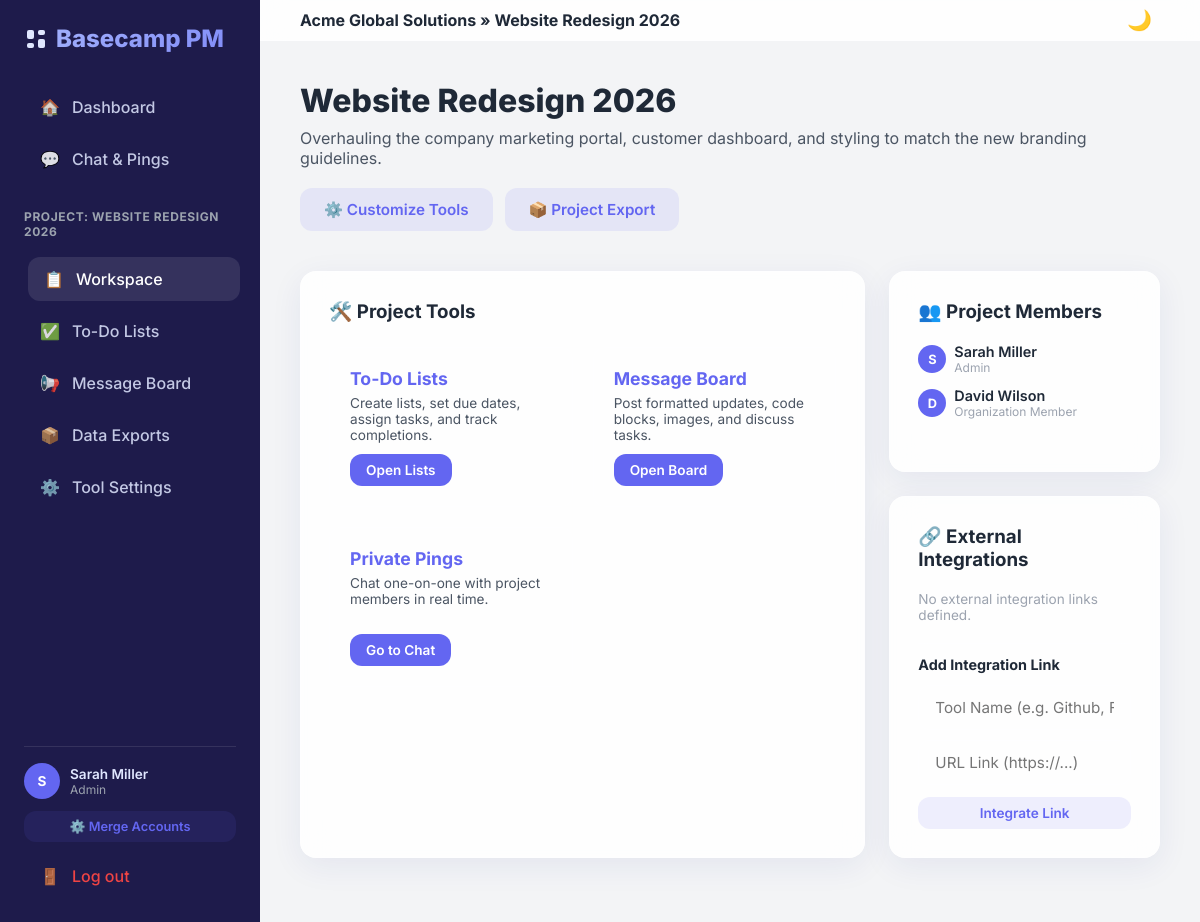
The page /projects/1/ (signed in) on the database its author committed.
### projects/models.py (models this page shows, shortened)
class Project(models.Model):
    name = models.CharField(max_length=255)
    description = models.TextField(blank=True)
    company = models.ForeignKey('accounts.Company', on_delete=models.CASCADE, related_name='projects')
    created_by = models.ForeignKey('accounts.User', on_delete=models.SET_NULL, null=True, related_name='created_projects')
    members = models.ManyToManyField('accounts.User', related_name='projects', blank=True)
    created_at = models.DateTimeField(auto_now_add=True)

class ProjectTool(models.Model):
    project = models.ForeignKey(Project, on_delete=models.CASCADE, related_name='tools')
    tool_key = models.CharField(max_length=50)
    name = models.CharField(max_length=100)
    is_enabled = models.BooleanField(default=True)
    created_at = models.DateTimeField(auto_now_add=True)
    class Meta:
        unique_together = ('project', 'tool_key')

### accounts/models.py (models this page shows, shortened)
class User(AbstractUser):
    ROLE_ADMIN = 'admin'
    ROLE_MEMBER = 'member'
    ROLE_CLIENT = 'client'
    ROLE_COLLABORATOR = 'collaborator'
    ROLE_CHOICES = [
        (ROLE_ADMIN, 'Admin'),
        (ROLE_MEMBER, 'Organization Member'),
        (ROLE_CLIENT, 'Client'),
        (ROLE_COLLABORATOR, 'Outside Collaborator'),
    ]
    email = models.EmailField(unique=True)
    role = models.CharField(max_length=20, choices=ROLE_CHOICES, default=ROLE_MEMBER)
    is_merged = models.BooleanField(default=False)
    merged_into = models.ForeignKey('self', on_delete=models.SET_NULL, null=True, blank=True, related_name='merged_accounts')
    USERNAME_FIELD = 'email'
    REQUIRED_FIELDS = ['username']

class Company(models.Model):
    name = models.CharField(max_length=255)
    slug = models.SlugField(max_length=255, unique=True)
    created_at = models.DateTimeField(auto_now_add=True)

### projects/views.py (the view)
# urls.py: path('projects/<int:project_id>/', views.project_detail, name='project_detail'),
@login_required
def project_detail(request, project_id):
    project = get_object_or_404(Project, id=project_id)
    is_company_member = request.user.memberships.filter(company=project.company).exists()
    is_project_member = project.members.filter(id=request.user.id).exists()
    if not (is_company_member or is_project_member):
        messages.error(request, "You are not authorized to access this project.")
        return redirect('dashboard')
    tools = project.tools.all()
    enabled_tools = tools.filter(is_enabled=True)
    enabled_keys = [t.tool_key for t in enabled_tools]
    tool_names = {t.tool_key: t.name for t in tools}
    external_tools = ExternalTool.objects.filter(project=project)
    company_users = User.objects.filter(
        memberships__company=project.company,
        is_active=True
    ).exclude(id__in=project.members.all())
    return render(request, 'projects/project_detail.html', {
        'project': project,
        'tools': tools,
        'enabled_keys': enabled_keys,
        'tool_names': tool_names,
        'external_tools': external_tools,
        'company_users': company_users,
    })

### templates/projects/project_detail.html (shortened to what this page needs)
{% extends 'base.html' %}
{% block content %}
<div style="display: flex; justify-content: space-between; align-items: flex-start; margin-bottom: 40px; gap: 20px; flex-wrap: wrap;">
    <div>
        <h1 class="page-title">{{ project.name }}</h1>
        <p class="page-subtitle" style="margin-bottom: 0;">{{ project.description|default:"No description provided." }}</p>
    </div>
    <div style="display: flex; gap: 12px;">
        {% if user.role == 'admin' or project.created_by == user %}
        <a href="{% url 'configure_tools' project.id %}" class="btn btn-secondary">
            ⚙️ Customize Tools
        </a>
        {% endif %}
        <a href="{% url 'export_list' project.id %}" class="btn btn-secondary">
            📦 Project Export
        </a>
    </div>
</div>
<div class="grid-cols-3">
    <div class="glass-card" style="grid-column: span 2;">
        <h3 style="font-weight: 700; margin-bottom: 24px;">🛠️ Project Tools</h3>
        <div style="display: grid; grid-template-columns: repeat(2, 1fr); gap: 20px;">
            {% if 'todo' in enabled_keys %}
            <div style="padding: 20px; border: 1px solid var(--card-border); border-radius: 12px; display: flex; flex-direction: column; justify-content: space-between; height: 160px; background-color: rgba(255, 255, 255, 0.02);">
                <div>
                    <h4 style="font-weight: 700; color: var(--accent); font-size: 1.1rem; margin-bottom: 6px;">{{ tool_names.todo|default:"To-Do Lists" }}</h4>
                    <p style="color: var(--text-secondary); font-size: 0.85rem;">Create lists, set due dates, assign tasks, and track completions.</p>
                </div>
                <a href="{% url 'todo_lists' project.id %}" class="btn btn-primary" style="padding: 8px 16px; font-size: 0.85rem; align-self: flex-start;">
                    Open Lists
                </a>
            </div>
            {% endif %}
            {% if 'message_board' in enabled_keys %}
            <div style="padding: 20px; border: 1px solid var(--card-border); border-radius: 12px; display: flex; flex-direction: column; justify-content: space-between; height: 160px; background-color: rgba(255, 255, 255, 0.02);">
                <div>
                    <h4 style="font-weight: 700; color: var(--accent); font-size: 1.1rem; margin-bottom: 6px;">{{ tool_names.message_board|default:"Message Board" }}</h4>
                    <p style="color: var(--text-secondary); font-size: 0.85rem;">Post formatted updates, code blocks, images, and discuss tasks.</p>
                </div>
                <a href="{% url 'message_board' project.id %}" class="btn btn-primary" style="padding: 8px 16px; font-size: 0.85rem; align-self: flex-start;">
                    Open Board
                </a>
            </div>
            {% endif %}
            {% if 'chat' in enabled_keys %}
            <div style="padding: 20px; border: 1px solid var(--card-border); border-radius: 12px; display: flex; flex-direction: column; justify-content: space-between; height: 160px; background-color: rgba(255, 255, 255, 0.02);">
                <div>
                    <h4 style="font-weight: 700; color: var(--accent); font-size: 1.1rem; margin-bottom: 6px;">{{ tool_names.chat|default:"Private Pings" }}</h4>
                    <p style="color: var(--text-secondary); font-size: 0.85rem;">Chat one-on-one with project members in real time.</p>
                </div>
                <a href="{% url 'chat_hub' %}" class="btn btn-primary" style="padding: 8px 16px; font-size: 0.85rem; align-self: flex-start;">
                    Go to Chat
                </a>
            </div>
            {% endif %}
        </div>
    </div>
    <div>
        <div class="glass-card">
            <h3 style="font-weight: 700; margin-bottom: 20px;">👥 Project Members</h3>
            <div style="display: flex; flex-direction: column; gap: 12px; margin-bottom: 24px;">
                {% for member in project.members.all %}
                <div style="display: flex; align-items: center; gap: 8px;">
                    <div class="user-avatar" style="width: 28px; height: 28px; font-size: 0.8rem;">
                        {{ member.first_name|slice:":1"|upper }}
                    </div>
                    <div>
                        <div style="font-weight: 600; font-size: 0.9rem;">{{ member.first_name }} {{ member.last_name }}</div>
                        <div style="font-size: 0.75rem; color: var(--text-muted);">{{ member.get_role_display }}</div>
                    </div>
                </div>
                {% endfor %}
            </div>
        </div>
        {% if 'integrations' in enabled_keys %}
        <div class="glass-card">
            <h3 style="font-weight: 700; margin-bottom: 20px;">🔗 External Integrations</h3>
            {% if external_tools %}
                <ul style="list-style: none; display: flex; flex-direction: column; gap: 10px; margin-bottom: 20px;">
                    {% for tool in external_tools %}
                    <li>
                        <a href="{{ tool.url }}" target="_blank" rel="noopener noreferrer" style="color: var(--accent); font-weight: 600; text-decoration: none; display: block; padding: 10px; border: 1px dashed var(--card-border); border-radius: 8px;">
                            🚀 {{ tool.name }} &raquo;
                        </a>
                    </li>
                    {% endfor %}
                </ul>
            {% else %}
                <p style="color: var(--text-muted); font-size: 0.85rem; margin-bottom: 20px;">No external integration links defined.</p>
            {% endif %}
            <h4 style="font-weight: 700; font-size: 0.9rem; margin-bottom: 12px; padding-top: 12px; border-top: 1px solid var(--card-border);">Add Integration Link</h4>
            <form action="{% url 'create_external_tool' project.id %}" method="POST">
                <div class="form-group" style="margin-bottom: 10px;">
                    <input type="text" name="name" class="form-control" placeholder="Tool Name (e.g. Github, Figma)" required>
                </div>
                <div class="form-group" style="margin-bottom: 12px;">
                    <input type="url" name="url" class="form-control" placeholder="URL Link (https://...)" required>
                </div>
                <button type="submit" class="btn btn-secondary" style="width: 100%; padding: 8px; font-size: 0.85rem;">
                    Integrate Link
                </button>
            </form>
        </div>
        {% endif %}
    </div>
</div>
{% endblock %}

### templates/base.html (shortened to what this page needs)
{% load static %}
<!DOCTYPE html>
<html lang="en">
<head>
    <link rel="stylesheet" href="https://cdnjs.cloudflare.com/ajax/libs/highlight.js/11.8.0/styles/github-dark.min.css">
    <link rel="stylesheet" href="{% static 'css/style.css' %}">
</head>
<body>
    <div class="app-container">
        {% if user.is_authenticated %}
        <aside class="sidebar">
            <div class="sidebar-brand">
                <span>Basecamp PM</span>
            </div>
            <nav class="sidebar-nav">
                <a href="{% url 'dashboard' %}" class="nav-item {% if request.resolver_match.url_name == 'dashboard' %}active{% endif %}">
                    <span>🏠</span> Dashboard
                </a>
                <a href="{% url 'chat_hub' %}" class="nav-item {% if 'chat' in request.path %}active{% endif %}">
                    <span>💬</span> Chat & Pings
                </a>
                {% if project %}
                <div style="margin: 20px 0 10px 0; font-size: 0.75rem; text-transform: uppercase; letter-spacing: 0.05em; color: var(--text-muted); font-weight: 700;">
                    Project: {{ project.name }}
                </div>
                <a href="{% url 'project_detail' project.id %}" class="nav-item {% if request.resolver_match.url_name == 'project_detail' %}active{% endif %}">
                    <span>📋</span> Workspace
                </a>
                {% if 'todo' in enabled_keys or not enabled_keys %}
                <a href="{% url 'todo_lists' project.id %}" class="nav-item {% if 'todo' in request.path %}active{% endif %}">
                    <span>✅</span> {{ tool_names.todo|default:"To-Do Lists" }}
                </a>
                {% endif %}
                {% if 'message_board' in enabled_keys or not enabled_keys %}
                <a href="{% url 'message_board' project.id %}" class="nav-item {% if 'message-board' in request.path %}active{% endif %}">
                    <span>📢</span> {{ tool_names.message_board|default:"Message Board" }}
                </a>
                {% endif %}
                {% if 'integrations' in enabled_keys or not enabled_keys %}
                <a href="{% url 'export_list' project.id %}" class="nav-item {% if 'exports' in request.path %}active{% endif %}">
                    <span>📦</span> Data Exports
                </a>
                {% endif %}
                {% if user.role == 'admin' or project.created_by == user %}
                <a href="{% url 'configure_tools' project.id %}" class="nav-item {% if 'configure' in request.path %}active{% endif %}">
                    <span>⚙️</span> Tool Settings
                </a>
                {% endif %}
                {% endif %}
            </nav>
            <div class="sidebar-footer">
                <div class="user-badge">
                    <div class="user-avatar">
                        {{ user.first_name|slice:":1"|upper }}
                    </div>
                    <div>
                        <div style="font-weight: 600;">{{ user.first_name }} {{ user.last_name }}</div>
                        <div style="color: var(--text-muted); font-size: 0.75rem;">{{ user.get_role_display }}</div>
                    </div>
                </div>
                {% if user.role == 'admin' %}
                <a href="{% url 'merge_users' %}" class="btn btn-secondary" style="padding: 8px 12px; font-size: 0.8rem; width: 100%;">
                    ⚙️ Merge Accounts
                </a>
                {% endif %}
                <a href="{% url 'logout' %}" class="nav-item" style="color: var(--danger); opacity: 1;">
                    <span>🚪</span> Log out
                </a>
            </div>
        </aside>
        {% endif %}
        <div class="main-wrapper">
            {% if user.is_authenticated %}
            <header class="top-navbar">
                <div>
                    <h4 style="font-weight: 700;">
                        {% if project %}
                            {{ project.company.name }} &raquo; {{ project.name }}
                        {% else %}
                            Workspace Dashboard
                        {% endif %}
                    </h4>
                </div>
                <div class="navbar-actions">
                    <button class="theme-toggle-btn" id="themeToggle" title="Toggle theme">
                    </button>
                </div>
            </header>
            {% endif %}
            <main class="content-body">
                {% block content %}{% endblock %}
            </main>
        </div>
    </div>
</body>
</html>

### rows shown on the page
Project: name "WEBSITE REDESIGN 2026", company.name "Acme Global Solutions", name "Website Redesign 2026", description "Overhauling the company marketing portal, customer dashboard, and styling to match the new branding guidelines."
ProjectTool: todo "To-Do Lists"
ProjectTool: message_board "Message Board"
User: first_name "S", first_name "Sarah", last_name "Miller", role "Admin"
ProjectTool: chat "Private Pings"
User: first_name "D", first_name "David", last_name "Wilson", role "Organization Member"
